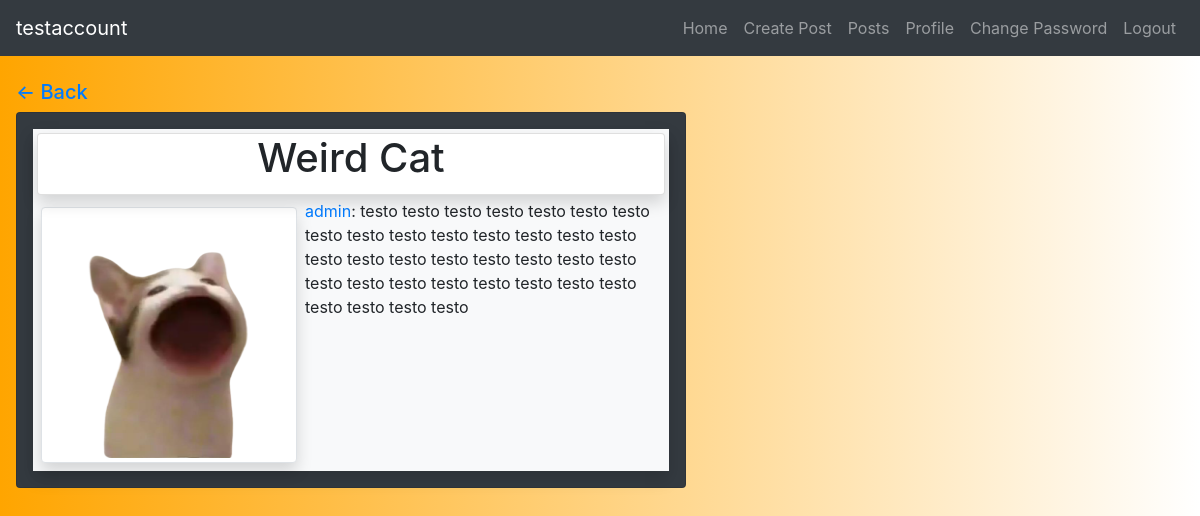
Page /posts/ce5e86bd-b72f-4cbd-adf7-7d16af0c8bd4/ (signed in) on the committed database.
### accounts/models.py (models this page shows)
class CustomUser(AbstractUser):
    location = models.TextField(blank=True, max_length=30, default='n/a')

### posts/models.py (models this page shows, shortened)
class Post(models.Model):
    id = models.UUIDField(
        primary_key=True,
        default=uuid.uuid4,
        editable=False)
    title = models.CharField(max_length=255)
    image = models.ImageField(upload_to='post/')
    body = models.TextField(max_length=1245)
    date = models.DateTimeField(auto_now_add=True)
    author = models.ForeignKey(
        get_user_model(),
        on_delete=models.CASCADE)
    class Meta():
        ordering = ('date',)

### posts/views.py (the view)
# urls.py: path('<uuid:pk>/', PostDetailView.as_view(), name='post_detail'),
class PostDetailView(DetailView):
    model = Post
    template_name = 'post_detail.html'

### templates/post_detail.html (shortened to what this page needs)
{% extends 'base.html' %}
{% block content %}
<h5><a class="ml-3" href="{% url 'post_list' %}">
      <- Back</a>
</h5>
<div class="row w-100">
   <div class="container ml-3 col-7">
      <div class="card d-flex flex-nowrap bg-dark rounded p-3">
         <div class="shadow w-100 bg-light d-inline-block">
            <div class="card shadow m-1">
               <h1 class="card-title text-center">{{ post.title }}</h1>
            </div>
            <div class="float-left">
               <img class="shadow m-2 img-thumbnail original-post-image" src="{{ post.image.url }}"
                  alt="{{ post.title }}">
            </div>
            <p class="card-text"><a href="{% url 'show_profile' pk=post.author.pk %}">{{ post.author }}</a>: {{ post.body }}</p>
         </div>
      </div>
   </div>
</div>
{% endblock content %}

### templates/base.html (shortened to what this page needs)
{% load static %}
<!DOCTYPE html>
<html lang="en">
<head>
    <link rel="stylesheet" href="https://maxcdn.bootstrapcdn.com/bootstrap/4.5.2/css/bootstrap.min.css">
    <link rel="stylesheet" type="text/css" href="/static/css/style.css">
</head>
{% if user.is_authenticated %}
<nav class="navbar navbar-dark navbar-expand-sm bg-dark">
    <text class="navbar-brand">{{ user.username }}</text>
        <ul class="navbar-nav ml-auto">
            <li class="nav-item">
                <a class="nav-link" href="{% url 'home' %}">Home</a>
            </li>
            <li class="nav-item">
                <a class="nav-link" href="{% url 'post_new' %}">Create Post</a>
            </li>
            <li class="nav-item">
                <a class="nav-link" href="{% url 'post_list' %}">Posts</a>
            </li>
            {% if user.profile.pk %}
                <li class="nav-item">
                    <a class="nav-link" href="{% url 'show_profile' user.profile.pk %}">Profile</a>
                </li>
            {% endif %}
            <li class="nav-item">
                <a class="nav-link" href="{% url 'password_change' %}">Change Password</a>
            </li>
            <li class="nav-item">
                <a class="nav-link" href="{% url 'logout' %}">Logout</a>
            </li>
        </ul>
</nav>
{% endif %}
<br>
<body>
    {% block content %}
    {% endblock content %}
</body>
</html>

### static/css/style.css (style rules this page uses)
* { margin: 0; }
body { background-image: linear-gradient(to right, orange, white); }
#loginForm p, ul { color: white; margin-bottom: 5%; }
.original-post-image { width: 16em; height: 16em; }

### rows in the picture
CustomUser: username "testaccount"
Post: title "Weird Cat", image (picture), author "admin", body "testo testo testo testo testo testo testo testo testo testo testo testo testo testo testo testo testo testo testo testo testo testo testo testo testo testo testo testo testo testo testo testo testo testo testo"
